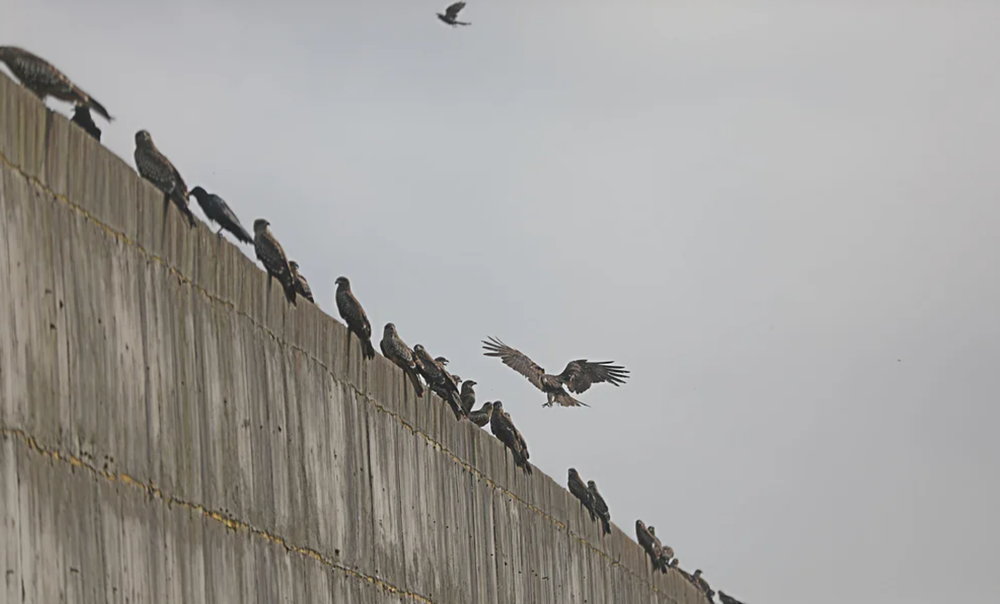
#> input picture test12.PNG, 1000 x 604 px, shrunk from 1434 x 866 before the run, found by its file name
$ jupyter execute HW2_MA.ipynb
#> lines starting #> are read from the running program, lines starting #| are printed output that depends on the picture
Apply contrast stretching, histogram equalization, blurring, Sharpening, and edge detection.

(include input and output image with code and brief explanation)

[cell 1]
from PIL import Image, ImageFilter
import numpy as np
import cv2
from matplotlib import pyplot as plt

## Contrast Stretching

[cell 2]
minI_def = 140
maxI_def = 240

[cell 3]
img_name = 'test12.png'
img_cs_name = 'test12_cs.png' #contrast stretching
img_he_g_name = 'test12_he_g.png' #histogram equalization (gray)
img_he_rgb_name = 'test12_he_rgb.png' #histogram equalization (rgb)
img_blr_name = 'test12_blr.png' #blurring
img_shrp_name = 'test12_shrp.png' #sharpening
img_ed_name = 'test12_ed.png' #edge detection

[cell 4]
# Method to process the color band of the image
def normalize(intensity):
    iI = intensity

    minI = minI_def
    maxI = maxI_def
    minO = 0
    maxO = 255
    iO = (iI-minI)*(((maxO-minO)/(maxI-minI))+minO)

    return iO

[cell 5]
# Create an image object
image = Image.open(img_name)
#> image is the input picture: PIL image 1000x604 RGBA; mean R, G, B, A 161.5, 159.7, 156.8, 255

# Split the red, green and blue bands from the Image
multiBands = image.split()

# Apply point operations that does contrast stretching on each color band
normalizedRedBand = multiBands[0].point(normalize)
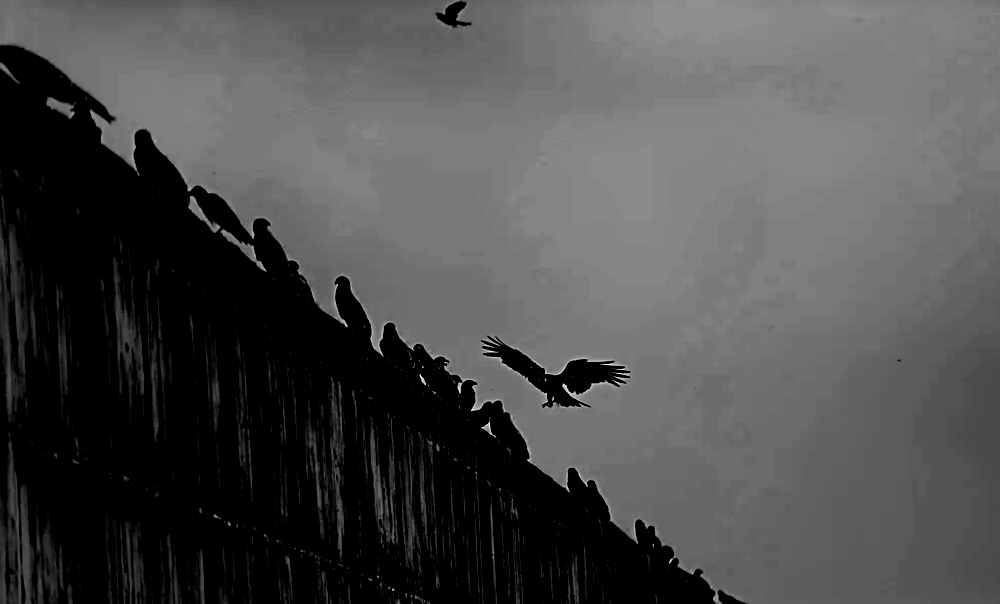
#> normalizedRedBand: PIL image 1000x604 L; min 0, max 255, mean 76.3
normalizedGreenBand = multiBands[1].point(normalize)
normalizedBlueBand = multiBands[2].point(normalize)
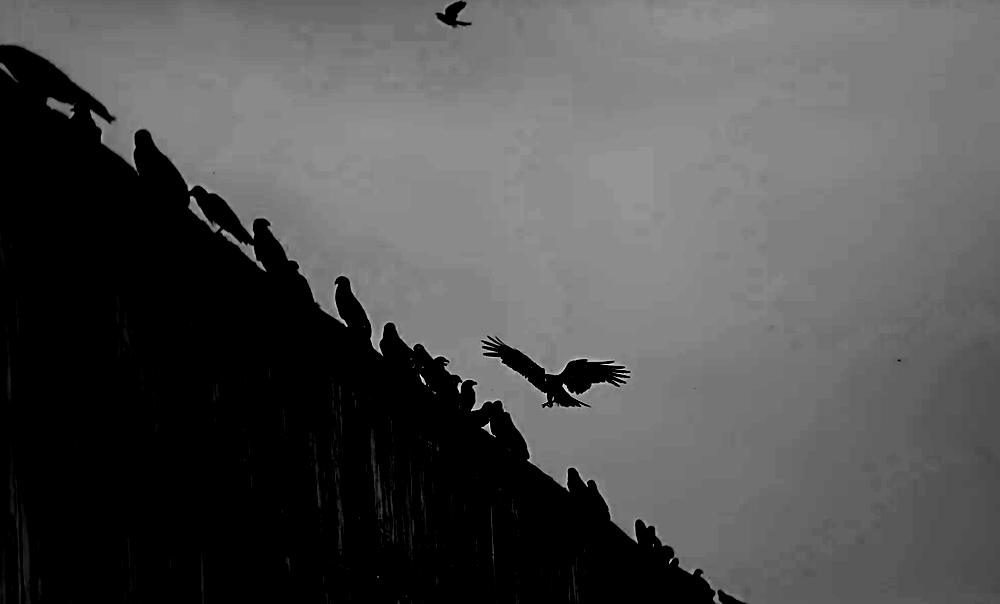
#> normalizedBlueBand: PIL image 1000x604 L; min 0, max 255, mean 79.6

# Create a new image from the contrast stretched red, green and blue brands
image_normalized = Image.merge("RGB", (normalizedRedBand, normalizedGreenBand, normalizedBlueBand))
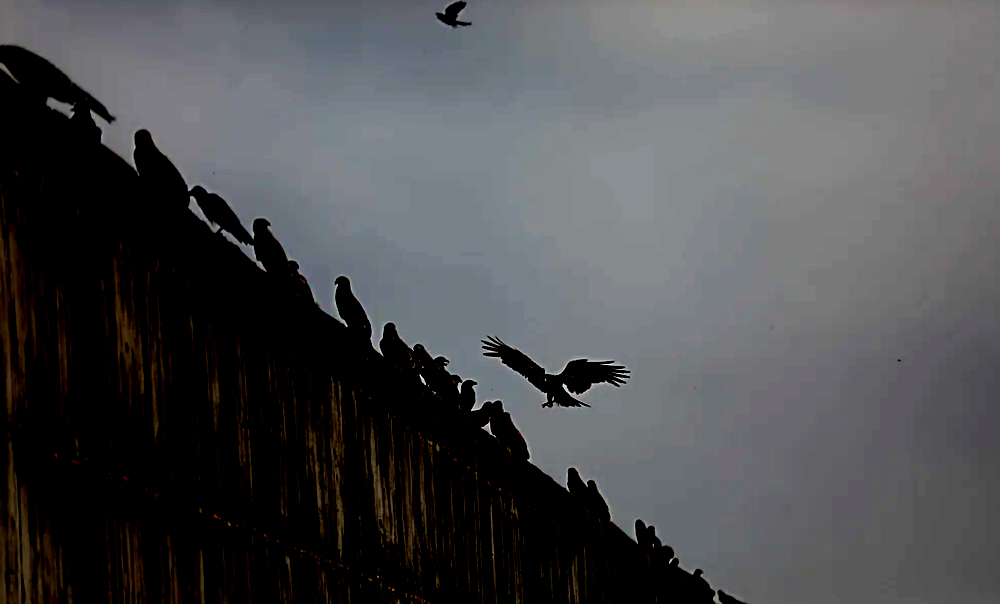
#> image_normalized: PIL image 1000x604 RGB; mean R, G, B 76.3, 77.2, 79.6

# Save the image after contrast stretching
image_normalized.save(img_cs_name)

[cell 6]
img = cv2.imread(img_name, -1)

color = ('b','g','r')
for channel,col in enumerate(color):
    histr = cv2.calcHist([img],[channel],None,[256],[0,256])
    plt.plot(histr,color = col)
plt.title('Histogram before color stretching')
plt.show()
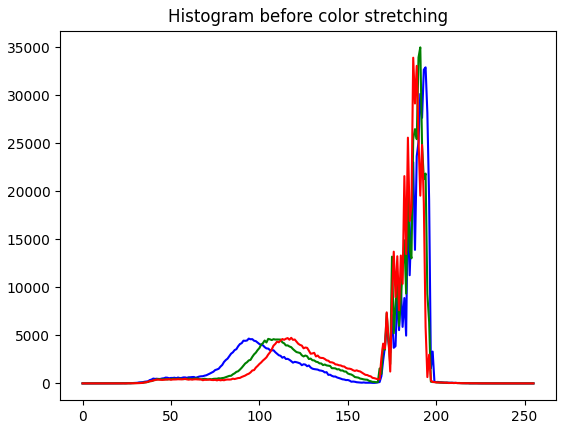
#> figure drawn by matplotlib, 1 panel; curve peaks at x = 194, y = 32914; curve peaks at x = 191, y = 34991; curve peaks at x = 187, y = 33917

[cell 7]
img = cv2.imread(img_cs_name, -1)
#> img: shape (604, 1000, 3)

color = ('b','g','r')
for channel,col in enumerate(color):
    histr = cv2.calcHist([img],[channel],None,[256],[0,256])
    plt.plot(histr,color = col)
plt.title('Histogram after color stretching')
plt.show()
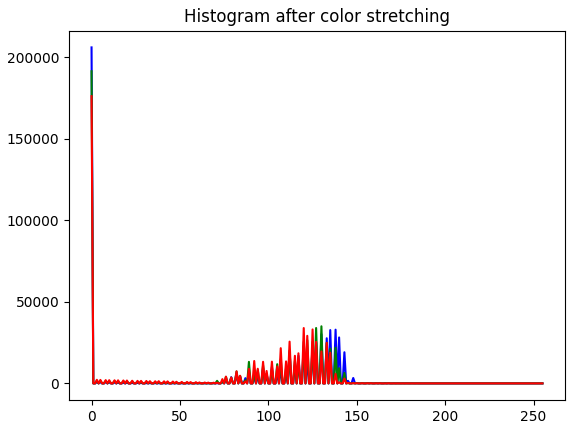
#> figure drawn by matplotlib, 1 panel; curve peaks at x = 0, y = 205886; curve peaks at x = 0, y = 191267; curve peaks at x = 0, y = 175975

## Histogram Equalization

[cell 8]
image = cv2.imread(img_name,0)
#> image: shape (604, 1000); min 8, max 251, mean 159.5
hist,bins = np.histogram(image.flatten(),256,[0,256])
#> hist = 256 values, max 42657 at index 190, min 0 at index 0, mean 2359.4; bins = 257 values from 0 to 256
cdf = hist.cumsum()
#> cdf = 256 values from 0 to 604000
cdf_normalized = cdf * float(hist.max()) / cdf.max()
#> cdf_normalized = 256 values from 0 to 42657

plt.plot(cdf_normalized, color = 'g')
plt.hist(image.flatten(),256,[0,256], color = 'y')
plt.xlim([0,256])
plt.legend(('cdf','histogram'), loc = 'upper left')
plt.show()
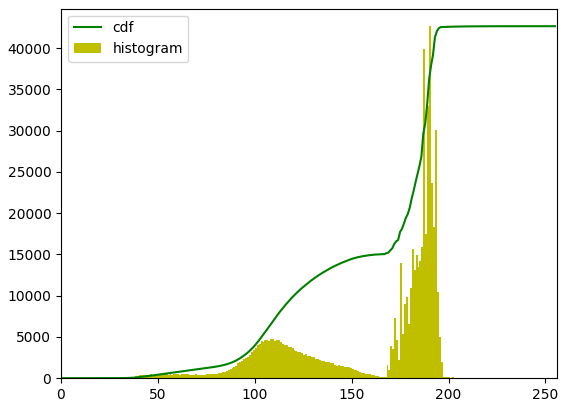
#> figure drawn by matplotlib, 1 panel; tallest bar 42657 high, from x = 190 to 191; curve peaks at x = 251, y = 42657

[cell 9]
cdf_m = np.ma.masked_equal(cdf,0)
cdf_m = (cdf_m - cdf_m.min())*255/(cdf_m.max()-cdf_m.min())
cdf = np.ma.filled(cdf_m,0).astype('uint8')
#> cdf = 256 values from 0 to 255
image2 = cdf[image]
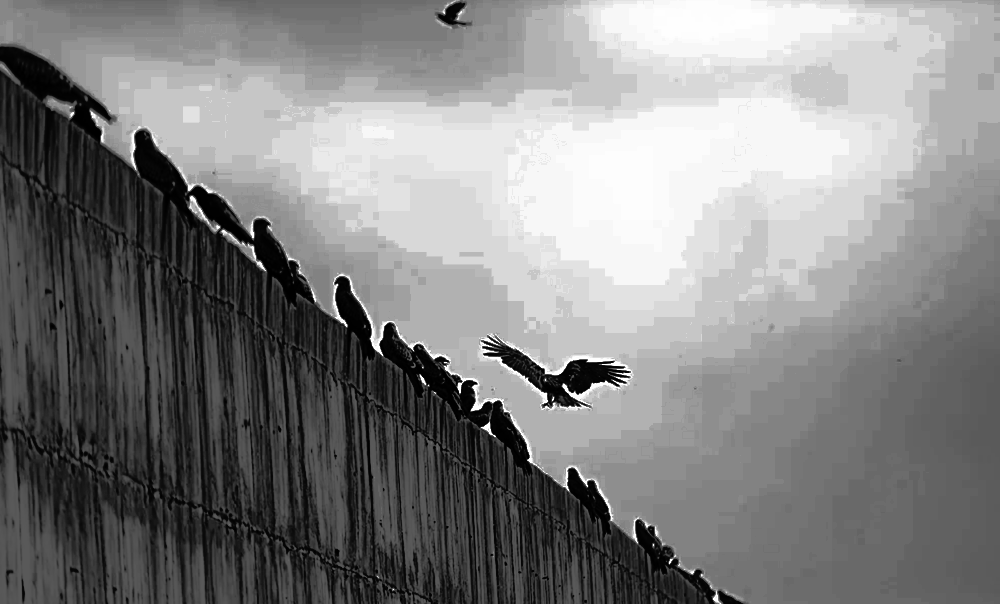
#> image2: shape (604, 1000); min 0, max 255, mean 130.3
cv2.imwrite(img_he_g_name, image2)
#> Out = True

[cell 10]
plt.plot(cdf_normalized, color = 'g')
plt.hist(image2.flatten(),256,[0,256], color = 'y')
plt.xlim([0,256])
plt.legend(('cdf','histogram'), loc = 'upper left')
plt.show()
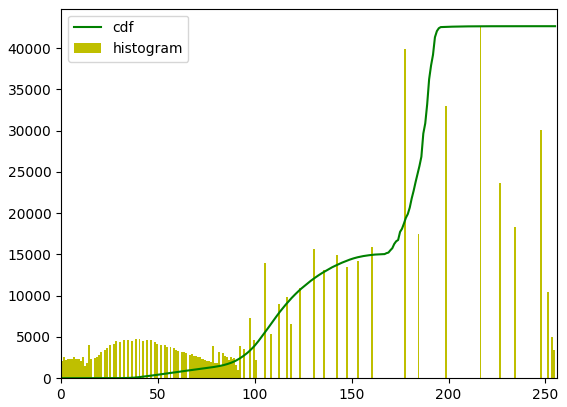
#> figure drawn by matplotlib, 1 panel; tallest bar 42657 high, from x = 216 to 217; curve peaks at x = 251, y = 42657

[cell 11]
rgb_img = cv2.imread(img_name)

    # convert from RGB color-space to YCrCb
ycrcb_img = cv2.cvtColor(rgb_img, cv2.COLOR_BGR2YCrCb)
#> ycrcb_img: shape (604, 1000, 3); mean of channels 0, 1, 2 159.9, 129.2, 126.2

    # equalize the histogram of the Y channel
ycrcb_img[:, :, 0] = cv2.equalizeHist(ycrcb_img[:, :, 0])
#> ycrcb_img: shape (604, 1000, 3); mean of channels 0, 1, 2 130.8, 129.2, 126.2

    # convert back to RGB color-space from YCrCb
equalized_img = cv2.cvtColor(ycrcb_img, cv2.COLOR_YCrCb2BGR)
cv2.imwrite(img_he_rgb_name, equalized_img)
#> Out = True

## Blurring

[cell 12]
kernel_size = 100

# Reading the image
image = cv2.imread(img_name)

# Creating the kernel with numpy
kernel = np.ones((kernel_size, kernel_size), np.float32)/(kernel_size ** 2)

# Applying the filter
image_blr = cv2.filter2D(src=image, ddepth=-1, kernel=kernel)
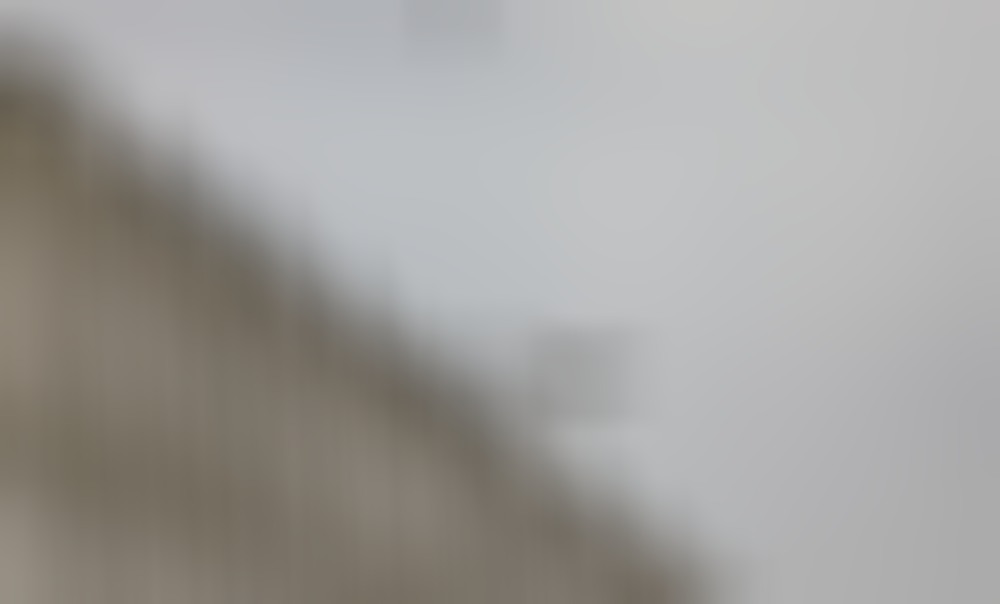
#> image_blr: shape (604, 1000, 3); mean B, G, R 156.8, 159.7, 161.5

# Save image
cv2.imwrite(img_blr_name, image_blr)
#> Out = True

## Sharpening

[cell 13]
# Reading the image
image = cv2.imread(img_name)

# Creating the kernel with numpy
kernel = np.array([[0, -1, 0],
                   [-1, 5,-1],
                   [0, -1, 0]])

# Applying the filter
image_sharp = cv2.filter2D(src=image, ddepth=-1, kernel=kernel)

# Save image
cv2.imwrite(img_shrp_name, image_sharp)
#> Out = True

## Edge Detection

[cell 14]
image = Image.open(img_name)

# Converting the image to grayscale
image = image.convert("L")
#> image: PIL image 1000x604 L

# Detecting Edges on the Image
image = image.filter(ImageFilter.FIND_EDGES)
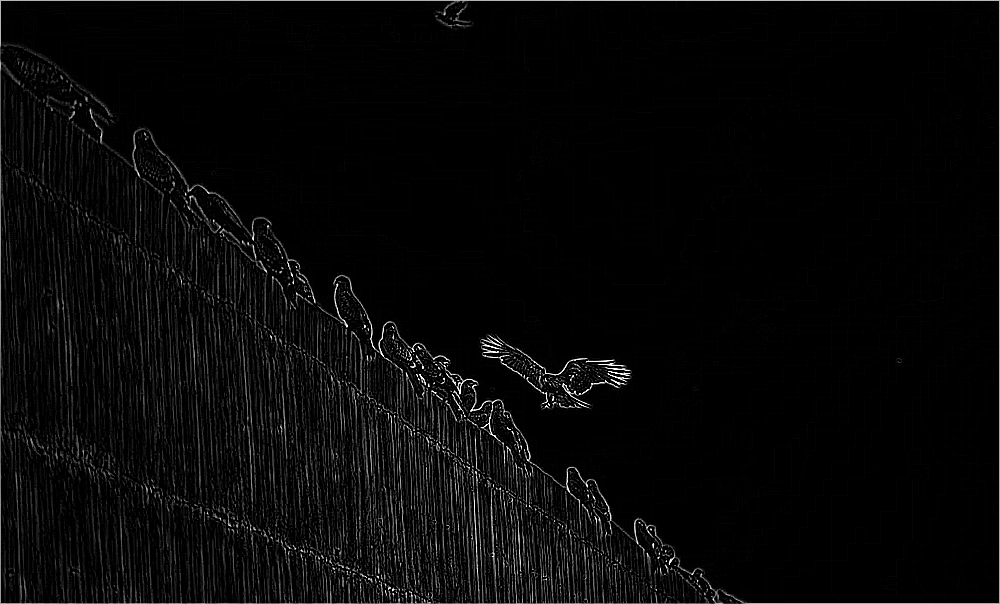
#> image: PIL image 1000x604 L; min 0, max 255, mean 7.8

# Saving the Image with detected edges
image.save(img_ed_name)
